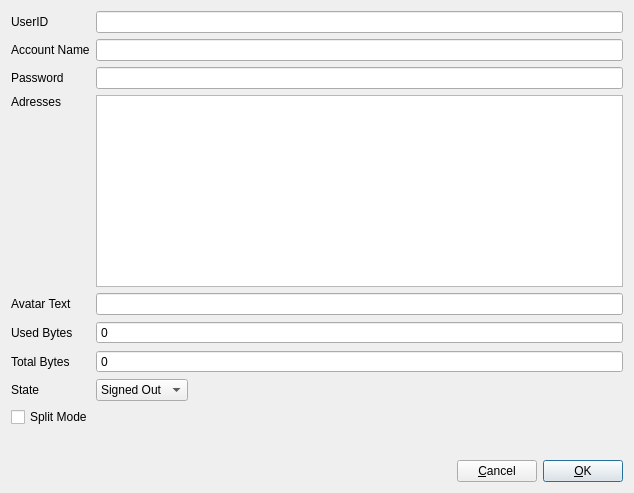
<?xml version="1.0" encoding="UTF-8"?>
<ui version="4.0">
 <class>UserDialog</class>
 <widget class="QDialog" name="UserDialog">
  <property name="geometry">
   <rect>
    <x>0</x>
    <y>0</y>
    <width>634</width>
    <height>493</height>
   </rect>
  </property>
  <property name="windowTitle">
   <string>User</string>
  </property>
  <layout class="QVBoxLayout" name="verticalLayout" stretch="0,1,0">
   <item>
    <layout class="QGridLayout" name="gridLayout">
     <item row="5" column="0">
      <widget class="QLabel" name="labelUsedBytes">
       <property name="text">
        <string>Used Bytes</string>
       </property>
      </widget>
     </item>
     <item row="1" column="1">
      <widget class="QLineEdit" name="editUsername"/>
     </item>
     <item row="6" column="1">
      <widget class="QDoubleSpinBox" name="spinTotalBytes">
       <property name="buttonSymbols">
        <enum>QAbstractSpinBox::NoButtons</enum>
       </property>
       <property name="decimals">
        <number>0</number>
       </property>
       <property name="maximum">
        <double>1000000000000000.000000000000000</double>
       </property>
      </widget>
     </item>
     <item row="7" column="0">
      <widget class="QLabel" name="labelTotalBytes_2">
       <property name="text">
        <string>State</string>
       </property>
      </widget>
     </item>
     <item row="0" column="0">
      <widget class="QLabel" name="labelUserID">
       <property name="text">
        <string>UserID</string>
       </property>
      </widget>
     </item>
     <item row="8" column="0" colspan="2">
      <widget class="QCheckBox" name="checkSplitMode">
       <property name="text">
        <string>Split Mode</string>
       </property>
      </widget>
     </item>
     <item row="7" column="1">
      <layout class="QHBoxLayout" name="horizontalLayout_3">
       <item>
        <widget class="QComboBox" name="comboState">
         <property name="sizeAdjustPolicy">
          <enum>QComboBox::AdjustToContents</enum>
         </property>
         <item>
          <property name="text">
           <string>Signed Out</string>
          </property>
         </item>
         <item>
          <property name="text">
           <string>Locked</string>
          </property>
         </item>
         <item>
          <property name="text">
           <string>Connected</string>
          </property>
         </item>
        </widget>
       </item>
       <item>
        <spacer name="horizontalSpacer_2">
         <property name="orientation">
          <enum>Qt::Horizontal</enum>
         </property>
         <property name="sizeHint" stdset="0">
          <size>
           <width>40</width>
           <height>1</height>
          </size>
         </property>
        </spacer>
       </item>
      </layout>
     </item>
     <item row="6" column="0">
      <widget class="QLabel" name="labelTotalBytes">
       <property name="text">
        <string>Total Bytes</string>
       </property>
      </widget>
     </item>
     <item row="5" column="1">
      <widget class="QDoubleSpinBox" name="spinUsedBytes">
       <property name="buttonSymbols">
        <enum>QAbstractSpinBox::NoButtons</enum>
       </property>
       <property name="decimals">
        <number>0</number>
       </property>
       <property name="maximum">
        <double>1000000000000000.000000000000000</double>
       </property>
      </widget>
     </item>
     <item row="3" column="0">
      <widget class="QLabel" name="labelAddresses">
       <property name="text">
        <string>Adresses</string>
       </property>
       <property name="alignment">
        <set>Qt::AlignLeading|Qt::AlignLeft|Qt::AlignTop</set>
       </property>
      </widget>
     </item>
     <item row="2" column="0">
      <widget class="QLabel" name="labelPassword">
       <property name="text">
        <string>Password</string>
       </property>
      </widget>
     </item>
     <item row="2" column="1">
      <widget class="QLineEdit" name="editPassword"/>
     </item>
     <item row="3" column="1">
      <widget class="QPlainTextEdit" name="editAddresses">
       <property name="minimumSize">
        <size>
         <width>0</width>
         <height>100</height>
        </size>
       </property>
       <property name="baseSize">
        <size>
         <width>0</width>
         <height>150</height>
        </size>
       </property>
       <property name="tabChangesFocus">
        <bool>true</bool>
       </property>
      </widget>
     </item>
     <item row="4" column="1">
      <widget class="QLineEdit" name="editAvatarText"/>
     </item>
     <item row="0" column="1">
      <widget class="QLineEdit" name="editUserID">
       <property name="readOnly">
        <bool>true</bool>
       </property>
      </widget>
     </item>
     <item row="1" column="0">
      <widget class="QLabel" name="labelUsername">
       <property name="text">
        <string>Account Name</string>
       </property>
      </widget>
     </item>
     <item row="4" column="0">
      <widget class="QLabel" name="labelAvatarText">
       <property name="text">
        <string>Avatar Text</string>
       </property>
      </widget>
     </item>
    </layout>
   </item>
   <item>
    <spacer name="verticalSpacer">
     <property name="orientation">
      <enum>Qt::Vertical</enum>
     </property>
     <property name="sizeHint" stdset="0">
      <size>
       <width>20</width>
       <height>40</height>
      </size>
     </property>
    </spacer>
   </item>
   <item>
    <layout class="QHBoxLayout" name="horizontalLayout">
     <item>
      <spacer name="horizontalSpacer">
       <property name="orientation">
        <enum>Qt::Horizontal</enum>
       </property>
       <property name="sizeHint" stdset="0">
        <size>
         <width>40</width>
         <height>1</height>
        </size>
       </property>
      </spacer>
     </item>
     <item>
      <widget class="QPushButton" name="buttonCancel">
       <property name="text">
        <string>&amp;Cancel</string>
       </property>
      </widget>
     </item>
     <item>
      <widget class="QPushButton" name="buttonOK">
       <property name="text">
        <string>&amp;OK</string>
       </property>
       <property name="default">
        <bool>true</bool>
       </property>
      </widget>
     </item>
    </layout>
   </item>
  </layout>
 </widget>
 <tabstops>
  <tabstop>editUserID</tabstop>
  <tabstop>editUsername</tabstop>
  <tabstop>editPassword</tabstop>
  <tabstop>editAddresses</tabstop>
  <tabstop>editAvatarText</tabstop>
  <tabstop>spinUsedBytes</tabstop>
  <tabstop>spinTotalBytes</tabstop>
  <tabstop>checkSplitMode</tabstop>
  <tabstop>buttonOK</tabstop>
  <tabstop>buttonCancel</tabstop>
 </tabstops>
 <resources/>
 <connections/>
</ui>
